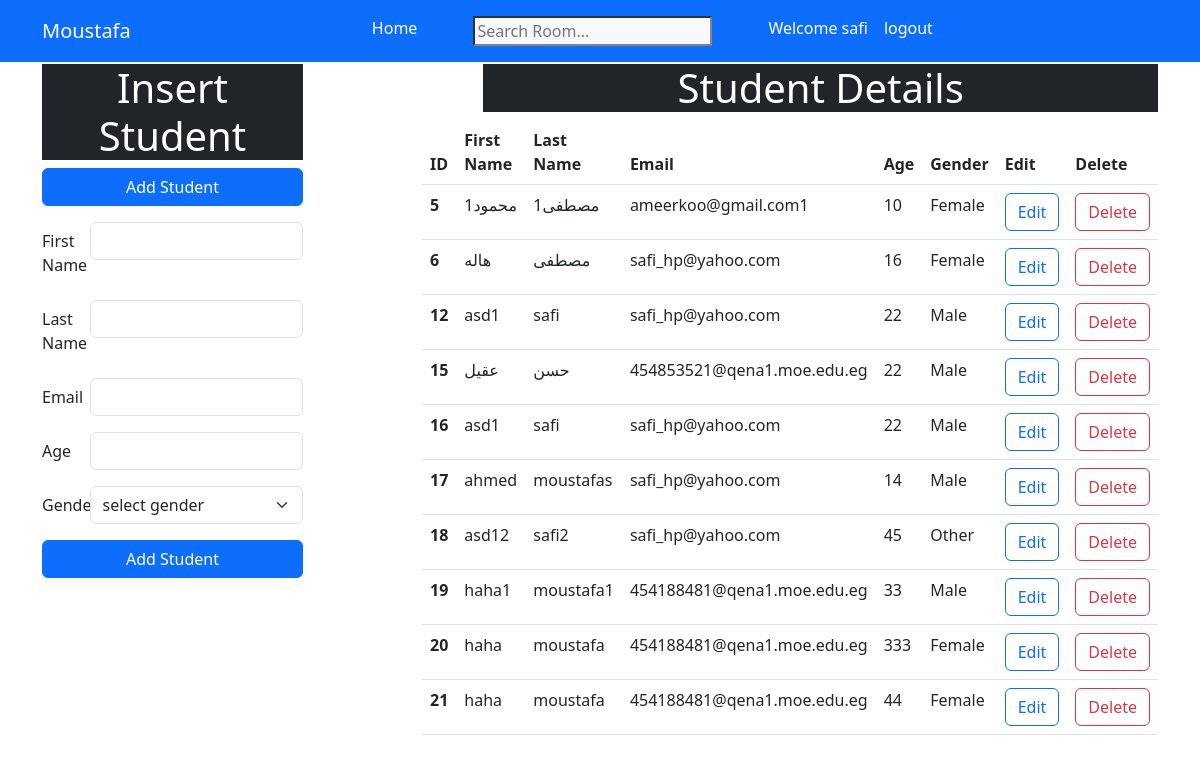
The app's page / (signed in) with its own data.
### base/models.py (models this page shows, shortened)
class Student(models.Model):
        created_at = models.DateTimeField(auto_now_add=True)
        first_name = models.CharField(max_length=50)
        last_name =  models.CharField(max_length=50)
        email =  models.CharField(max_length=100)
        age = models.IntegerField()
        gender =  models.CharField(max_length=100)

### base/views.py (the view)
# urls.py: path('',views.home,name='home'),
def home(request):
	s=Student.objects.all()
	updatestatus=False
	context={'data':s,'edit': updatestatus}
	if request.method == 'POST':
		username = request.POST['username']
		password = request.POST['password']
		user = authenticate(request, username=username, password=password)
		if user is not None:
			login(request, user)
			messages.success(request, "You Have Been Logged In!")
			return redirect('home')
		else:
			messages.success(request, "There Was An Error Logging In, Please Try Again...")
			return redirect('home')
	else:
	    return render(request,'base/index.html',context)

### base/templates/base/index.html (shortened to what this page needs)
{% extends 'home.html' %}
{% block content %} {% if user.is_authenticated %}
<div class="row">
  {% if edit %}
  <div class="col-3">
    <h2 class="bg-dark text-white text-center">Update Student</h2>
    <form action="" method="POST">
      {% csrf_token %}
      <div class="row mb-3">
        <label for="inputName" class="col-sm-2 col-form-label"
          >First Name</label
        >
        <div class="col-sm-10">
          <input
            type="text"
            name="first_name"
            value="{{d.first_name}}"
            class="form-control"
            id="inputName"
            required
          />
        </div>
      </div>
      <div class="row mb-3">
        <label for="inputName" class="col-sm-2 col-form-label">Last Name</label>
        <div class="col-sm-10">
          <input
            type="text"
            name="last_name"
            value="{{d.last_name}}"
            class="form-control"
            id="inputName"
            required
          />
        </div>
      </div>
      <div class="row mb-3">
        <label for="inputEmail3" class="col-sm-2 col-form-label">Email</label>
        <div class="col-sm-10">
          <input
            type="email"
            name="email"
            value="{{d.email}}"
            class="form-control"
            id="inputEmail3"
            required
          />
        </div>
      </div>
      <div class="row mb-3">
        <label for="age" class="col-sm-2 col-form-label">Age</label>
        <div class="col-sm-10">
          <input
            type="text"
            name="age"
            value="{{d.age}}"
            class="form-control"
            id="age"
            required
          />
        </div>
      </div>
      <div class="row mb-3">
        <label for="Gender" class="col-sm-2 col-form-label">Gender</label>
        <div class="col-sm-10">
          <select
            name="gender"
            class="form-select"
            aria-label="Default select example"
          >
            <option selected>{{d.gender}}</option>
            <option value="Male">Male</option>
            <option value="Female">Female</option>
            <option value="Other">Other</option>
          </select>
        </div>
      </div>
      <div class="d-grid gap-2">
        <button type="submit" class="btn btn-primary">Update</button>
      </div>
    </form>
  </div>
  {% else %}
  <div class="col-3">
    <h1 class="bg-dark text-white text-center">Insert Student </h1>
    <div class="d-grid gap-2 mb-3">
    <button type="button" class="btn btn-primary" data-bs-toggle="modal" data-bs-target="#addModal">
      Add Student
    </button>
  </div>
    <form action="add" method="POST">
      <div class="row mb-3">
        <label for="inputName" class="col-sm-2 col-form-label"
          >First Name</label
        >
        <div class="col-sm-10">
          <input
            type="text"
            name="first_name"
            class="form-control"
            id="inputName"
            required
          />
        </div>
      </div>
      <div class="row mb-3">
        <label for="inputName" class="col-sm-2 col-form-label">Last Name</label>
        <div class="col-sm-10">
          <input
            type="text"
            name="last_name"
            class="form-control"
            id="inputName"
            required
          />
        </div>
      </div>
      <div class="row mb-3">
        <label for="inputEmail3" class="col-sm-2 col-form-label">Email</label>
        <div class="col-sm-10">
          <input
            type="email"
            name="email"
            class="form-control"
            id="inputEmail3"
            required
          />
        </div>
      </div>
      <div class="row mb-3">
        <label for="age" class="col-sm-2 col-form-label">Age</label>
        <div class="col-sm-10">
          <input
            type="text"
            name="age"
            class="form-control"
            id="age"
            required
          />
        </div>
      </div>
      <div class="row mb-3">
        <label for="Gender" class="col-sm-2 col-form-label">Gender</label>
        <div class="col-sm-10">
          <select
            name="gender"
            class="form-select"
            aria-label="Default select example"
          >
            <option selected>select gender</option>
          </select>
        </div>
      </div>
      <div class="d-grid gap-2">
        <button type="submit" class="btn btn-primary">Add Student</button>
      </div>
    </form>
  </div>
  {% endif %}
  <div class="col-8 offset-1">
    <h1 class="bg-dark text-white offset-1 text-center">Student Details</h1>
    <table class="table  table-hover">
      <thead >
        <tr>
          <th  scope="col">ID</th>
          <th  scope="col">First Name</th>
          <th scope="col">Last Name</th>
          <th scope="col">Email</th>
          <th scope="col">Age</th>
          <th scope="col">Gender</th>
          <th scope="col">Edit</th>
          <th scope="col">Delete</th>
        </tr>
      </thead>
      <tbody>
        {% for d in data %}
        <tr>
          <th scope="row">{{d.id}}</th>
          <td>{{d.first_name}}</td>
          <td>{{d.last_name}}</td>
          <td>{{d.email}}</td>
          <td>{{d.age}}</td>
          <td>{{d.gender}}</td>
          <td>
            <a
              type="button"
              class="btn btn-outline-primary"
              data-bs-toggle="modal" data-bs-target="#editModal{{d.id}}" >
              Edit
            </a>
          </td>
          <td>
            <a type="button" class="btn btn btn-outline-danger" data-bs-toggle="modal" data-bs-target="#deleteModal{{d.id}}">
              Delete
            </a>
          </td>
        </tr>
        {% include 'base/delete.html' %}
        {% endfor %}
      </tbody>
    </table>
  </div>
</div>
  {% endif %}
</div>
{% endblock %}

### templates/home.html (shortened to what this page needs)
<!DOCTYPE html>
<html lang="en">
  <head>
    <link
      href="https://cdn.jsdelivr.net/npm/bootstrap@5.3.0-alpha3/dist/css/bootstrap.min.css"
      rel="stylesheet"
    />
  </head>
  <body class="pt-5 mt-3">
    <div class="container">
      {% include 'navbar.html'%}
       {% block content %} {% include 'base/delete.html' %}{% endblock %}
  </body>
</html>

### templates/navbar.html (shortened to what this page needs)
<nav
  class="navbar fixed-top navbar-expand-lg bg-primary mb-5"
  data-bs-theme="dark"
>
  <div class="container">
    <a class="navbar-brand" href="/">Moustafa</a>
    <div class="collapse navbar-collapse" id="navbarSupportedContent">
      <ul class="navbar-nav mx-auto mb-2 mb-lg-0">
        <li class="nav-item">
          <a class="nav-link active" aria-current="page" href="/">Home</a>
        </li>
        <li class="nav-item mx-5 py-2">
          <form method="GET" action="{% url 'home' %}">
            <input
              class="bg-light"
              type="text"
              name="q"
              placeholder="Search Room..."
            />
          </form>
        </li>
        <li class="nav-item">
          {% if request.user.is_authenticated %}
          <span class="nav-link active" aria-current="page"
            >Welcome {{request.user}}
          </span>
        </li>
        <li class="nav-item">
          <a
            class="nav-link active"
            aria-current="page"
            href="{% url 'logout' %}  "
            >logout</a
          >
          {% else %}
          <a class="nav-link active" aria-current="page" href="{% url 'home' %}"
            >Login</a
          >
          {% endif %}
        </li>
      </ul>
    </div>
  </div>
</nav>

### base/templates/base/edit.html (shortened to what this page needs)
{% extends 'base/add.html' %}

### base/templates/base/delete.html (shortened to what this page needs)
<div class="modal fade" {% block modal-id %} id="deleteModal{{ d.id }}" {% endblock modal-id %} tabindex="-1" aria-labelledby="deleteModalLabel" aria-hidden="true">
  <div class="modal-dialog">
    <div class="modal-content">
      <div class="modal-body">

### records on screen
Student: id "5", first_name "محمود1", last_name "مصطفى1", email "ameerkoo@gmail.com1", age "10", gender "Female"
Student: id "6", first_name "هاله", last_name "مصطفى", email "safi_hp@yahoo.com", age "16", gender "Female"
Student: id "12", first_name "asd1", last_name "safi", email "safi_hp@yahoo.com", age "22", gender "Male"
Student: id "15", first_name "عقيل", last_name "حسن", email "454853521@qena1.moe.edu.eg", age "22", gender "Male"
Student: id "16", first_name "asd1", last_name "safi", email "safi_hp@yahoo.com", age "22", gender "Male"
Student: id "17", first_name "ahmed", last_name "moustafas", email "safi_hp@yahoo.com", age "14", gender "Male"
Student: id "18", first_name "asd12", last_name "safi2", email "safi_hp@yahoo.com", age "45", gender "Other"
Student: id "19", first_name "haha1", last_name "moustafa1", email "454188481@qena1.moe.edu.eg", age "33", gender "Male"
Student: id "20", first_name "haha", last_name "moustafa", email "454188481@qena1.moe.edu.eg", age "333", gender "Female"
Student: id "21", first_name "haha", last_name "moustafa", email "454188481@qena1.moe.edu.eg", age "44", gender "Female"

### other values on screen
{{ request.user }} "safi"
